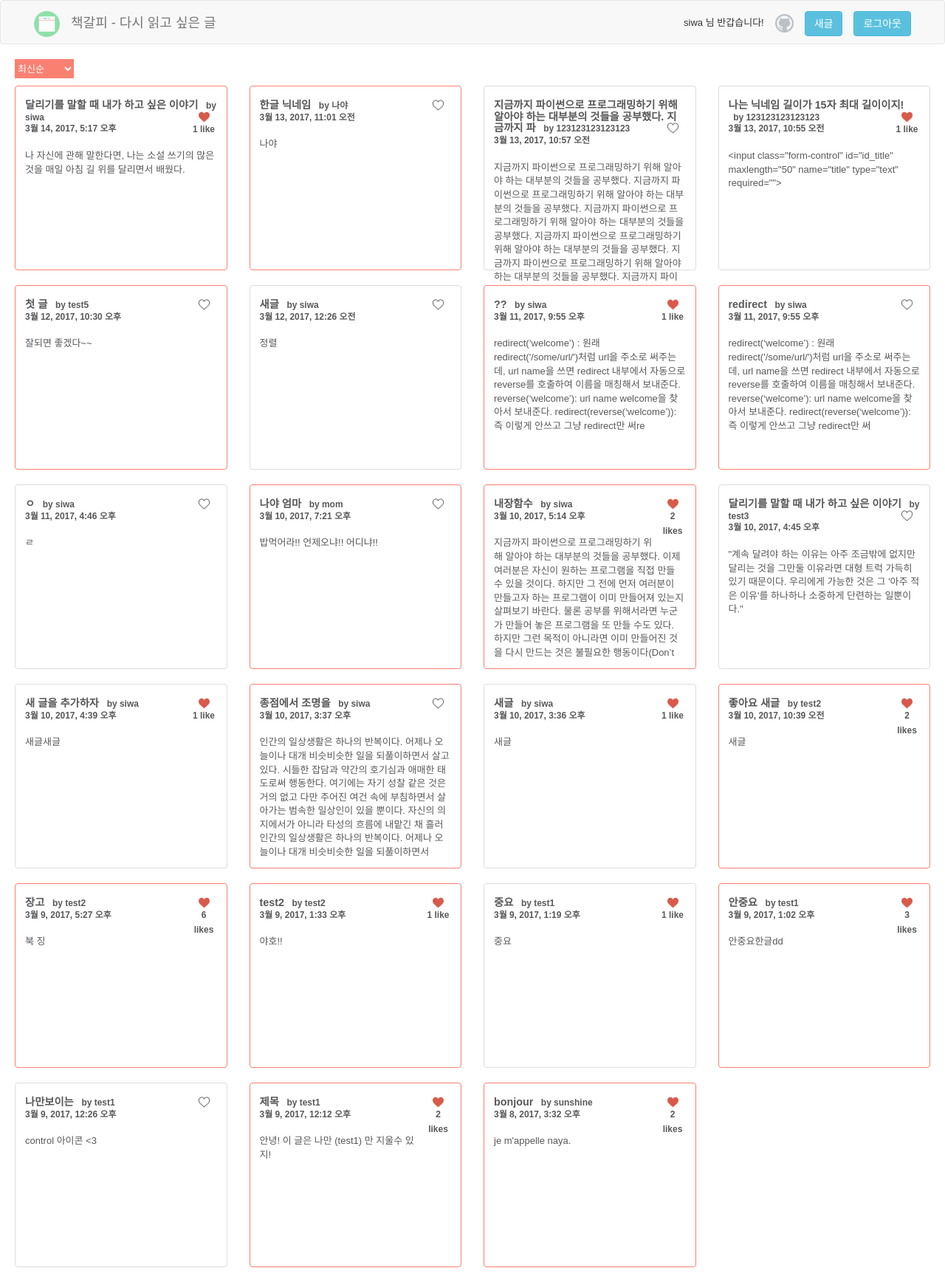
The app's page / (signed in) with its own data.
### memo_app/models.py (models this page shows, shortened)
class Memos(models.Model):
    name_id = models.ForeignKey(User, on_delete = models.CASCADE)
    title = models.CharField(max_length = 50, db_column='제목')
    text = models.TextField(max_length = 230, db_column='내용', help_text='메모 내용은 230자 이내로 입력 가능합니다.')
    update_date = models.DateTimeField()
    priority = models.BooleanField(db_column='중요')
    likes = models.ManyToManyField(User, related_name='likes')
    @property
    def total_likes(self):
        return self.likes.count()

### memo_app/views.py (the view)
# urls.py: url(r'^$', views.index, name='index'),
def index(request):
    sort = request.GET.get('sort','')
    if sort == 'likes':
        memos = Memos.objects.annotate(like_count=Count('likes')).order_by('-like_count', '-update_date')
        return render(request, 'memo_app/index.html', {'memos' : memos})
    elif sort == 'mypost':
        user = request.user
        memos = Memos.objects.filter(name_id = user).order_by('-update_date') #복수를 가져올수 있음
        return render(request, 'memo_app/index.html', {'memos' : memos})
    else:
        memos = Memos.objects.order_by('-update_date')
        return render(request, 'memo_app/index.html', {'memos' : memos})

### memo_app/templates/memo_app/index.html (shortened to what this page needs)
{% extends 'memo_app/base.html' %}
{% block header %}
{% load staticfiles %}
  {% if user.is_authenticated %}
  <div class="new">
    <a href="{% url 'logout' %}">
      <button type="button" class="btn btn-info navbar-btn">로그아웃</button>
    </a>
  </div>
  <div class="new">
    <a href="{% url 'new_memo' %}">
      <button type="button" class="btn btn-info navbar-btn">새글</button>
    </a>
  </div>
  {% endif %}
  <div class="new">
    <a href="https://github.com/wayhome25" class="git_wrap">
      <img class="git" alt="logo" src="{% static 'image/github.png'%}">
    </a>
  </div>
  <div class="new">
  {% if user.is_authenticated %}
      <p class="guide"> <span id="user_name">{{ user.username }}</span> 님 반갑습니다!</p>
  {% else %}
      <p class="guide">서비스 사용을 위해서 로그인이 필요합니다.</p>
  {% endif %}
  </div>
{% endblock header %}
{% block container%}
  <div class="container">
    <select id="sort-select" onchange="location = this.value;">
     <option class="sort-date" value="/">최신순</option>
    </select>
    <div class="row">
      {% for memo in memos %}
      <div class="col-xs-6 col-sm-4 col-md-3">
        {% if memo.priority == True %}
        <div class="thumbnail priority">
          <div class="caption">
            <h2>{{memo.title}}
              <span class="like_button">
                {% if memo.total_likes == 0 %}
                <a class="like" id="{{ memo.id }}"><img id = "like-img{{ memo.id }}" src="{% static 'image/like_before.png' %}" alt="클릭시 좋아요"></a>
                {% elif memo.total_likes == 1%}
                <a class="like" id="{{ memo.id }}"><img id = "like-img{{ memo.id }}" src="{% static 'image/like_after.png' %}" alt="클릭시 좋아요 취소"></a>
                <span class= "like_count" id="count{{ memo.id }}">{{ memo.total_likes}} like</span>
                {% else %}
                <a class="like" id="{{ memo.id }}"><img id = "like-img{{ memo.id }}" src="{% static 'image/like_after.png' %}" alt="클릭시 좋아요 취소"></a>
                <span class= "like_count" id="count{{ memo.id }}">{{ memo.total_likes}} likes</span>
                {% endif %}
              </span>
              <span>&nbsp;&nbsp;by <span class= "writer_name">{{memo.name_id}}</span></span><br><span class="date">{{memo.update_date}}</span>
            </h2>
            <p>{{memo.text}}</p>
          </div>
        </div>
        {% else %}
        <div class="thumbnail">
          <div class="caption">
            <h2>{{memo.title}}
              <span class="like_button">
                {% if memo.total_likes == 0 %}
                <a class="like" id="{{ memo.id }}"><img id = "like-img{{ memo.id }}" src="{% static 'image/like_before.png' %}" alt="클릭시 좋아요"></a>
                {% elif memo.total_likes == 1%}
                <a class="like" id="{{ memo.id }}"><img id = "like-img{{ memo.id }}" src="{% static 'image/like_after.png' %}" alt="클릭시 좋아요 취소"></a>
                <span class= "like_count" id="count{{ memo.id }}">{{ memo.total_likes}} like</span>
                {% else %}
                <a class="like" id="{{ memo.id }}"><img id = "like-img{{ memo.id }}" src="{% static 'image/like_after.png' %}" alt="클릭시 좋아요 취소"></a>
                <span class= "like_count" id="count{{ memo.id }}">{{ memo.total_likes}} likes</span>
                {% endif %}
              </span>
              <span>&nbsp;&nbsp;by <span class = "writer_name">{{memo.name_id}}</span></span><br><span class="date">{{memo.update_date}}</span>
            </h2>
            <p>{{memo.text}}</p>
          </div>
        </div>
        {% endif %}
      </div>
      {% endfor %}
    </div>
  </div>
</body>
</html>
{% endblock container %}

### memo_app/static/css/default-style.css (style rules this page uses)
* { font-family: "PT Sans",Helvetica,Arial,sans-serif !important; }
html { font-size: 13px; }
body { font-size: 1rem; }
.git { width: 25px; }
.git_wrap { opacity: 0.3; }
.new { float: right; line-height: 60px; margin-right: 15px; }
#sort-select { height: 2rem; width: 80px; margin-bottom: 10px; border: none; background-color: salmon; color: #ffffff; }
.thumbnail .caption { color: #595858; }
.thumbnail { height: 250px; background: ; }
.caption > h2 { font-size: 1.1rem; margin-top: 5px; margin-bottom: 20px; font-weight: 600 !important; color: #595858; }
h2 > span { font-size: 0.92rem; }
.caption > p { height: 170px; font-size: 1rem; color: #595858; }
.date { font-size: 0.92rem; }
.container, .container-fluid, .navbar-default { width: 650px; }
.like_button { float: right; width: 35px; text-align: center; }
.like_count { line-height: 1.5rem; }
.like { cursor: pointer; }
.like > img { width: 15px; }
.priority { border-color: salmon; }
.guide { display: none; }
@media (min-width: 768px) { .container { width: 900px; } }
@media (min-width: 992px) { .container { width: 1270px; } }
@media (min-width: 992px) { .guide { display: inline; } }
@media (min-width: 1200px) { .container { width: 1270px; } }

### records on screen
Memos: title "달리기를 말할 때 내가 하고 싶은 이야기", total_likes "1", name_id "siwa", update_date "3월 14, 2017, 5:17 오후", text "나 자신에 관해 말한다면, 나는 소설 쓰기의 많은 것을 매일 아침 길 위를 달리면서 배웠다."
Memos: title "한글 닉네임", name_id "나야", update_date "3월 13, 2017, 11:01 오전", text "나야"
Memos: title "지금까지 파이썬으로 프로그래밍하기 위해 알아야 하는 대부분의 것들을 공부했다. 지금까지 파", name_id "123123123123123", update_date "3월 13, 2017, 10:57 오전", text "지금까지 파이썬으로 프로그래밍하기 위해 알아야 하는 대부분의 것들을 공부했다. 지금까지 파이썬으로 프로그래밍하기 위해 알아야 하는 대부분의 것들을 공부했다. 지금까지 파이썬으로 프로그래밍하기 위해 알아야 하는 대부분의 것들을 공부했다. 지금까지 파이썬으로 프로그래밍하기 위해 알아야 하는 대부분의 것들을 공부했다. 지금까지 파이썬으로 프로그래밍하기 위해 알아야 하는 대부분의 것들을 공부했다. 지금까지…"
Memos: title "나는 닉네임 길이가 15자 최대 길이이지!", total_likes "1", name_id "123123123123123", update_date "3월 13, 2017, 10:55 오전", text "<input class=\"form-control\" id=\"id_title\" maxlength=\"50\" name=\"title\" type=\"text\" required=\"\">"
Memos: title "첫 글", name_id "test5", update_date "3월 12, 2017, 10:30 오후", text "잘되면 좋겠다~~"
Memos: title "새글", name_id "siwa", update_date "3월 12, 2017, 12:26 오전", text "정렬"
Memos: title "??", total_likes "1", name_id "siwa", update_date "3월 11, 2017, 9:55 오후", text "redirect(‘welcome’) : 원래 redirect('/some/url/')처럼 url을 주소로 써주는데, url name을 쓰면 redirect 내부에서 자동으로 reverse를 호출하여 이름을 매칭해서 보내준다. reverse(‘welcome’): url name welcome을 찾아서 보내준다. redirect(reverse(‘welcome’)): 즉 이렇게 안쓰고 그냥 redirect만 써re"
Memos: title "redirect", name_id "siwa", update_date "3월 11, 2017, 9:55 오후", text "redirect(‘welcome’) : 원래 redirect('/some/url/')처럼 url을 주소로 써주는데, url name을 쓰면 redirect 내부에서 자동으로 reverse를 호출하여 이름을 매칭해서 보내준다. reverse(‘welcome’): url name welcome을 찾아서 보내준다. redirect(reverse(‘welcome’)): 즉 이렇게 안쓰고 그냥 redirect만 써"
Memos: title "ㅇ", name_id "siwa", update_date "3월 11, 2017, 4:46 오후", text "ㄹ"
Memos: title "나야 엄마", name_id "mom", update_date "3월 10, 2017, 7:21 오후", text "밥먹어라!! 언제오냐!! 어디냐!!"
Memos: title "내장함수", total_likes "2", name_id "siwa", update_date "3월 10, 2017, 5:14 오후", text "지금까지 파이썬으로 프로그래밍하기 위해 알아야 하는 대부분의 것들을 공부했다. 이제 여러분은 자신이 원하는 프로그램을 직접 만들 수 있을 것이다. 하지만 그 전에 먼저 여러분이 만들고자 하는 프로그램이 이미 만들어져 있는지 살펴보기 바란다. 물론 공부를 위해서라면 누군가 만들어 놓은 프로그램을 또 만들 수도 있다. 하지만 그런 목적이 아니라면 이미 만들어진 것을 다시 만드는 것은 불필요한 행동이다(Don’t"
Memos: title "달리기를 말할 때 내가 하고 싶은 이야기", name_id "test3", update_date "3월 10, 2017, 4:45 오후", text "\"계속 달려야 하는 이유는 아주 조금밖에 없지만 달리는 것을 그만둘 이유라면 대형 트럭 가득히 있기 때문이다. 우리에게 가능한 것은 그 '아주 적은 이유'를 하나하나 소중하게 단련하는 일뿐이다.\""
Memos: title "새 글을 추가하자", total_likes "1", name_id "siwa", update_date "3월 10, 2017, 4:39 오후", text "새글새글"
Memos: title "종점에서 조명을", name_id "siwa", update_date "3월 10, 2017, 3:37 오후", text "인간의 일상생활은 하나의 반복이다. 어제나 오늘이나 대개 비슷비슷한 일을 되풀이하면서 살고 있다. 시들한 잡담과 약간의 호기심과 애매한 태도로써 행동한다. 여기에는 자기 성찰 같은 것은 거의 없고 다만 주어진 여건 속에 부침하면서 살아가는 범속한 일상인이 있을 뿐이다. 자신의 의지에서가 아니라 타성의 흐름에 내맡긴 채 흘러 인간의 일상생활은 하나의 반복이다. 어제나 오늘이나 대개 비슷비슷한 일을 되풀이하면서"
Memos: title "새글", total_likes "1", name_id "siwa", update_date "3월 10, 2017, 3:36 오후", text "새글"
Memos: title "좋아요 새글", total_likes "2", name_id "test2", update_date "3월 10, 2017, 10:39 오전", text "새글"
Memos: title "장고", total_likes "6", name_id "test2", update_date "3월 9, 2017, 5:27 오후", text "북 징"
Memos: title "test2", total_likes "1", name_id "test2", update_date "3월 9, 2017, 1:33 오후", text "야호!!"
Memos: title "중요", total_likes "1", name_id "test1", update_date "3월 9, 2017, 1:19 오후", text "중요"
Memos: title "안중요", total_likes "3", name_id "test1", update_date "3월 9, 2017, 1:02 오후", text "안중요한글dd"
Memos: title "나만보이는", name_id "test1", update_date "3월 9, 2017, 12:26 오후", text "control 아이콘 <3"
Memos: title "제목", total_likes "2", name_id "test1", update_date "3월 9, 2017, 12:12 오후", text "안녕! 이 글은 나만 (test1) 만 지울수 있지!"
Memos: title "bonjour", total_likes "2", name_id "sunshine", update_date "3월 8, 2017, 3:32 오후", text "je m'appelle naya."

### other values on screen
{{ user.username }} "siwa"
